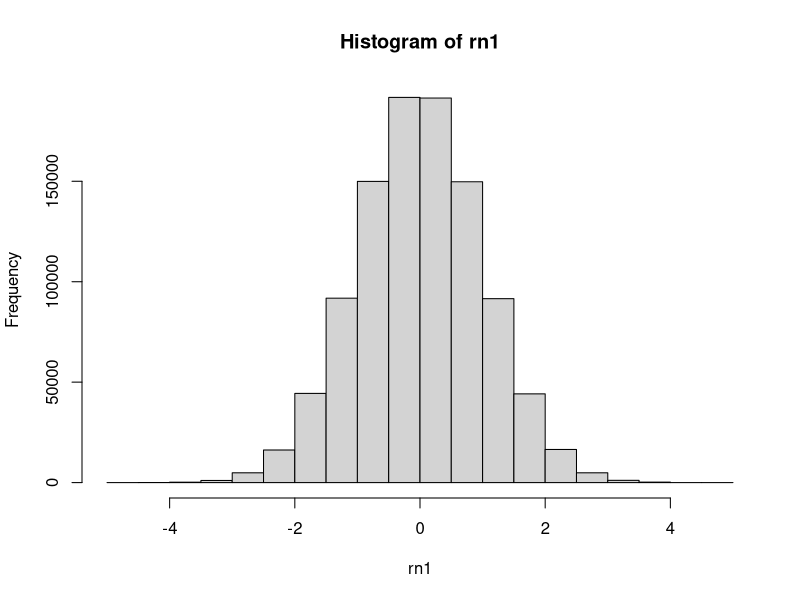
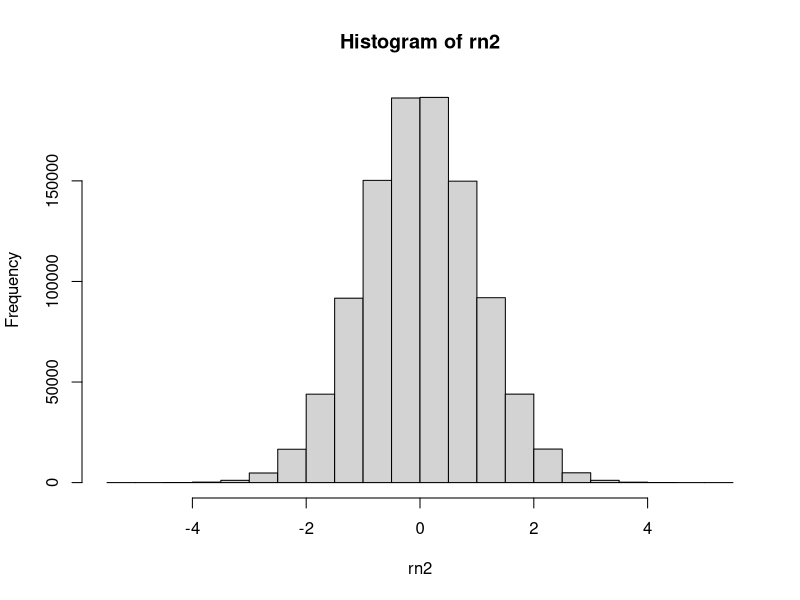
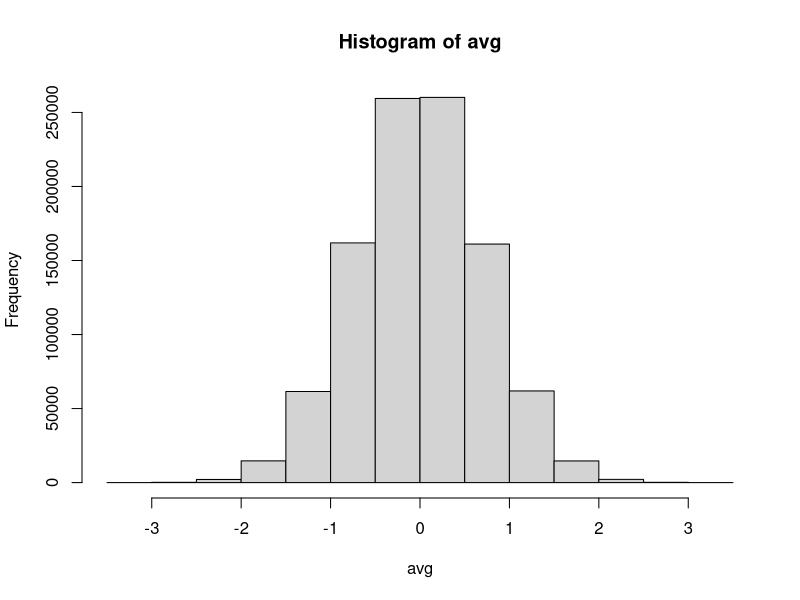
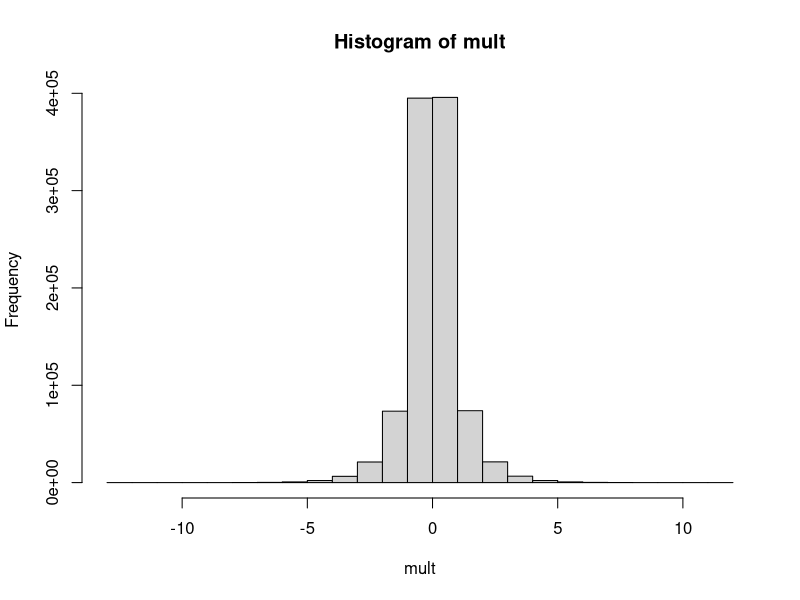

Recreate these plots in R, in order.
# R Statistics Essential Training
# Ex04_03
# Computing composite variables



# Create variable rn1 with 1 million random normal values
# Will vary from one time to another 
rn1 <- rnorm(1000000)
hist(rn1)
summary(rn1)


# Create variable rn2 with 1 million random normal values
rn2 <- rnorm(1000000)
hist(rn2)
summary(rn2)

# Average scores across two variables
avg = (rn1 + rn2) / 2
hist(avg)
summary(avg)



# Multiply scores across two variables - notice how different this looks from previously 
# Result of multiplying to random normal distributions is very perculiar 
# Cauchy distribution - high levels of skewness, Statistical monster
# Because of strange behavior.
mult = rn1 * rn2
hist(mult)
summary(mult)

# Kurtosis comparisons
# The package "moments" gives kurtosis where a
# mesokurtic, normal distribution has a value of 3.
# The package "psych" recenters the kurtosis values
# around 0, which is more common now.
# Use Psych but the package Moments can also be used. 
require(psych)
?kurtosi
kurtosi(rn1) # = 1.471101e-05
kurtosi(rn2) # = -0.003607685
kurtosi(avg) # = 0.007720733
kurtosi(mult) # = 5.952692

# Clean up
detach("package:psych", unload = TRUE)
rm(list = ls())
dev.off()
